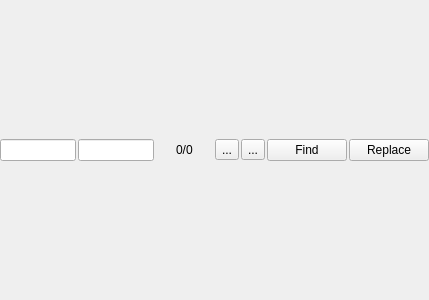
<?xml version="1.0" encoding="UTF-8"?>
<ui version="4.0">
 <class>FindReplaceWidget</class>
 <widget class="QWidget" name="FindReplaceWidget">
  <property name="geometry">
   <rect>
    <x>0</x>
    <y>0</y>
    <width>429</width>
    <height>300</height>
   </rect>
  </property>
  <property name="windowTitle">
   <string>Form</string>
  </property>
  <layout class="QHBoxLayout" name="horizontalLayout">
   <property name="spacing">
    <number>2</number>
   </property>
   <property name="leftMargin">
    <number>0</number>
   </property>
   <property name="topMargin">
    <number>0</number>
   </property>
   <property name="rightMargin">
    <number>0</number>
   </property>
   <property name="bottomMargin">
    <number>0</number>
   </property>
   <item>
    <widget class="QLineEdit" name="FindLineEdit"/>
   </item>
   <item>
    <widget class="QLineEdit" name="ReplaceLineEdit"/>
   </item>
   <item>
    <spacer name="verticalSpacer">
     <property name="orientation">
      <enum>Qt::Orientation::Vertical</enum>
     </property>
     <property name="sizeType">
      <enum>QSizePolicy::Policy::Preferred</enum>
     </property>
     <property name="sizeHint" stdset="0">
      <size>
       <width>20</width>
       <height>279</height>
      </size>
     </property>
    </spacer>
   </item>
   <item>
    <widget class="QLabel" name="CurrentFoundLabel">
     <property name="text">
      <string>0/0</string>
     </property>
    </widget>
   </item>
   <item>
    <spacer name="verticalSpacer_2">
     <property name="orientation">
      <enum>Qt::Orientation::Vertical</enum>
     </property>
     <property name="sizeType">
      <enum>QSizePolicy::Policy::Preferred</enum>
     </property>
     <property name="sizeHint" stdset="0">
      <size>
       <width>20</width>
       <height>279</height>
      </size>
     </property>
    </spacer>
   </item>
   <item>
    <widget class="QToolButton" name="FindPrevButton">
     <property name="text">
      <string>...</string>
     </property>
     <property name="icon">
      <iconset theme="QIcon::ThemeIcon::GoUp"/>
     </property>
    </widget>
   </item>
   <item>
    <widget class="QToolButton" name="FindNextButton">
     <property name="text">
      <string>...</string>
     </property>
     <property name="icon">
      <iconset theme="QIcon::ThemeIcon::GoDown"/>
     </property>
    </widget>
   </item>
   <item>
    <widget class="QPushButton" name="FindButton">
     <property name="text">
      <string>Find</string>
     </property>
    </widget>
   </item>
   <item>
    <widget class="QPushButton" name="ReplaceButton">
     <property name="text">
      <string>Replace</string>
     </property>
    </widget>
   </item>
  </layout>
 </widget>
 <resources/>
 <connections/>
</ui>
